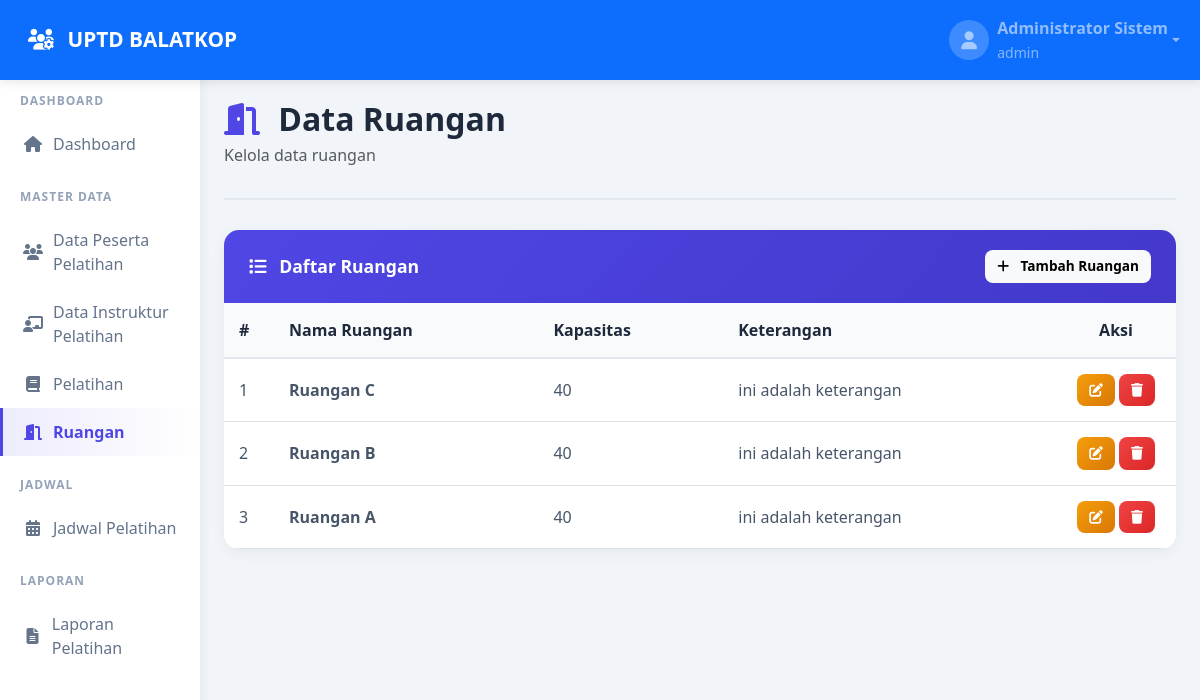
The page /Admin/ruangan.php (signed in) on the database its author committed.
### tables this page shows
CREATE TABLE `ruangan` (
  `id` int(11) NOT NULL,
  `nama_ruangan` varchar(100) NOT NULL,
  `kapasitas` int(11) NOT NULL,
  `keterangan` text DEFAULT NULL,
  `created_at` timestamp NULL DEFAULT current_timestamp()
);

### Admin/ruangan.php (the view, shortened to what this page needs)
<?php
$conn = getConnection();
$ruangan = $conn->query("
    SELECT id, nama_ruangan, kapasitas, keterangan, created_at
    FROM ruangan
    ORDER BY created_at DESC
");
?>
<!DOCTYPE html>
<html lang="id">
<head>
    <link href="https://cdn.jsdelivr.net/npm/bootstrap@5.3.0/dist/css/bootstrap.min.css" rel="stylesheet">
    <link rel="stylesheet" href="https://cdnjs.cloudflare.com/ajax/libs/font-awesome/6.4.0/css/all.min.css">
    <link rel="stylesheet" href="../assets/css/style.css">
</head>
<body>
<?php include '../includes/navbar.php'; ?>
<div class="container-fluid">
    <div class="row">
        <?php include '../includes/sidebar.php'; ?>
        <main class="col-md-9 ms-sm-auto col-lg-10 px-md-4 main-content">
            <div class="page-header">
                <h1><i class="fas fa-door-open"></i> Data Ruangan</h1>
                <p class="text-muted">Kelola data ruangan</p>
            </div>
            <div class="content-card">
                <div class="card-header d-flex justify-content-between align-items-center">
                    <h5><i class="fas fa-list"></i> Daftar Ruangan</h5>
                    <button class="btn btn-light btn-sm" data-bs-toggle="modal" data-bs-target="#addModal">
                        <i class="fas fa-plus"></i> Tambah Ruangan
                    </button>
                </div>
                <div class="table-responsive">
                    <table class="table table-hover">
                        <thead>
                        <tr>
                            <th width="50">#</th>
                            <th>Nama Ruangan</th>
                            <th>Kapasitas</th>
                            <th>Keterangan</th>
                            <th width="120" class="text-center">Aksi</th>
                        </tr>
                        </thead>
                        <tbody>
                        <?php $no = 1; while ($row = $ruangan->fetch_assoc()): ?>
                            <tr>
                                <td><?= $no++; ?></td>
                                <td><strong><?= htmlspecialchars($row['nama_ruangan']); ?></strong></td>
                                <td><?= $row['kapasitas']; ?></td>
                                <td><?= htmlspecialchars($row['keterangan']); ?></td>
                                <td class="text-center">
                                    <button class="btn btn-warning btn-sm"
                                            onclick="editRuangan(<?= $row['id']; ?>)">
                                        <i class="fas fa-edit"></i>
                                    </button>
                                    <button class="btn btn-danger btn-sm"
                                            onclick="deleteRuangan(<?= $row['id']; ?>)">
                                        <i class="fas fa-trash"></i>
                                    </button>
                                </td>
                            </tr>
                        <?php endwhile; ?>
                        </tbody>
                    </table>
                </div>
            </div>
        </main>
    </div>
</div>
</body>
</html>

### assets/css/style.css (style rules this page uses)
:root { --primary: #4f46e5; --primary-dark: #4338ca; --secondary: #06b6d4; --success: #10b981; --danger: #ef4444; --warning: #f59e0b; --info: #3b82f6; --dark: #1e293b; --light: #f8fafc; --sidebar-width: 250px; }
* { margin: 0; padding: 0; box-sizing: border-box; }
body { font-family: 'Segoe UI', Tahoma, Geneva, Verdana, sans-serif; background-color: #f1f5f9; overflow-x: hidden; }
.main-content { margin-top: 20px; padding-bottom: 40px; }
.page-header { margin-bottom: 30px; padding-bottom: 15px; border-bottom: 2px solid #e2e8f0; }
.page-header h1 { font-size: 2rem; font-weight: 700; color: var(--dark); margin-bottom: 5px; }
.page-header h1 i { color: var(--primary); margin-right: 10px; }
.content-card { background: white; border-radius: 15px; box-shadow: 0 4px 15px rgba(0,0,0,0.05); margin-bottom: 30px; overflow: hidden; animation: fadeInUp 0.6s ease-out; }
.content-card .card-header { background: linear-gradient(135deg, var(--primary) 0%, var(--primary-dark) 100%); color: white; padding: 20px 25px; border: none; }
.content-card .card-header h5 { margin: 0; font-weight: 600; font-size: 1.1rem; }
.content-card .card-header i { margin-right: 8px; }
.table { margin-bottom: 0; }
.table thead th { background: #f8fafc; color: var(--dark); font-weight: 600; border-bottom: 2px solid #e2e8f0; padding: 15px; }
.table tbody td { padding: 15px; vertical-align: middle; color: #475569; }
.table-hover tbody tr { transition: all 0.3s; }
.btn { padding: 10px 20px; border-radius: 8px; font-weight: 600; transition: all 0.3s; border: none; }
.btn-warning { background: linear-gradient(135deg, #f59e0b 0%, #d97706 100%); color: white; }
.btn-danger { background: linear-gradient(135deg, #ef4444 0%, #dc2626 100%); }
.btn-sm { padding: 6px 12px; font-size: 0.85rem; }

### rows shown on the page
ruangan: nama_ruangan "Ruangan C", kapasitas "40", keterangan "ini adalah keterangan"
ruangan: nama_ruangan "Ruangan B", kapasitas "40", keterangan "ini adalah keterangan"
ruangan: nama_ruangan "Ruangan A", kapasitas "40", keterangan "ini adalah keterangan"

### other values the page prints
APP_NAME "UPTD BALATKOP"
$_SESSION['nama_lengkap'] "Administrator Sistem"
$_SESSION['username'] "admin"
